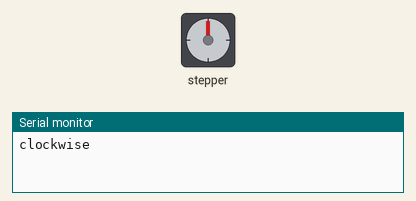
Simulated run of this sketch. Board: Arduino Uno, built with avr-gcc and run on an emulated ATmega328P. Parts: stepper motor, the last lines printed to the serial monitor. Stepper angles assume 300 steps per turn.

Above: at 0.15 s.
At 9.79 s:
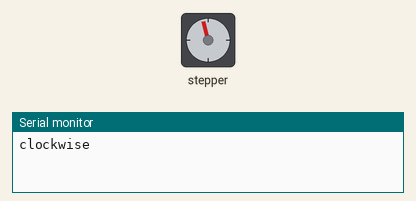
At 19.74 s:
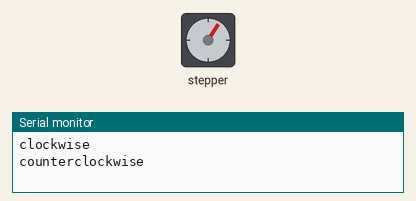
At 39.62 s:
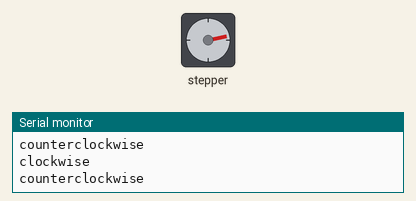
Timing chart, 0 to 40.0 s (numbered marks = the images above):
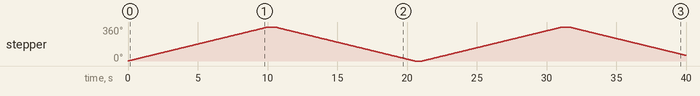

Measured:
- by itself, stepper: turns 360° clockwise in 10.0 s, then 360° counter-clockwise in 10.0 s, then 360° clockwise in 10.0 s, then 300° counter-clockwise in 8.3 s

The sketch:

Stepper_motor_11_Feb.ino
```cpp
/*void setup() {
  //pinMode(13, OUTPUT);
  delay(2000);

}

void loop() {
  //digitalWrite(13, HIGH);
}
*/

//void setup() {
  //pinMode(13, OUTPUT);
  //Serial.begin(9600);
//}

//void loop() {
  //digitalWrite(13, HIGH);
  //delay(500);
  //digitalWrite(13, LOW);
  //delay(500);
 // Serial.print("hi\n");
//}
// change this to fit the number of steps per revolution
// for your motor

// initialize the stepper library on pins 8 through 11:
#include <Stepper.h>
const int stepsPerRevolution = 300;
Stepper myStepper(stepsPerRevolution, 8, 9, 10, 11);

void setup() {
  // set the speed at 60 rpm:
  myStepper.setSpeed(6);
  // initialize the serial port:
  Serial.begin(9600);
}

void loop() {
  // step one revolution  in one direction:
  Serial.println("clockwise");
  myStepper.step(stepsPerRevolution);
  delay(500);

  // step one revolution in the other direction:
  Serial.println("counterclockwise");
  myStepper.step(-stepsPerRevolution);
  delay(500);
}
/*#include <Stepper.h>
#define STEPS 100
Stepper stepper(STEPS, 8, 9, 10, 11);
int previous = 0;
void setup()
{
  stepper.setSpeed(90);
 }
 void loop()
 {
   int val = analogRead(0);
   stepper.step(val - previous);
   previous = val;
 } */
```
